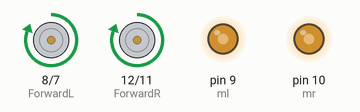
This sketch was run on a simulated Arduino Uno, built with avr-gcc and run on an emulated ATmega328P. On the bench: motor-driver pin pairs drawn as motors (green arrow = first pin HIGH = forward, orange = second pin HIGH = backward, longer = more drive), output pins drawn as LEDs (lit = HIGH).

Above: at 0.05 s.
At 4.0 s:
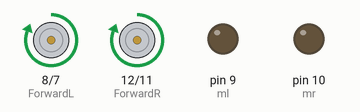
At 6.0 s:
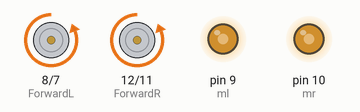
At 8.0 s:
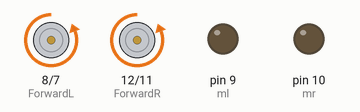
Timing chart, 0 to 10.4 s (numbered marks = the images above):
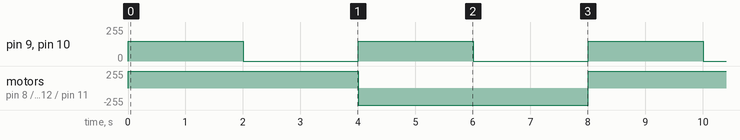

The sketch:

MotorTest.ino
```cpp
const int ForwardL = 8;
const int ReverseL = 7;
const int ForwardR = 12;
const int ReverseR = 11;
const int mr = 10;
const int ml = 9;

void setup() {
  pinMode(mr, OUTPUT);
  pinMode(ml, OUTPUT);
  pinMode(ForwardL, OUTPUT);
  pinMode(ForwardR, OUTPUT);
  pinMode(ReverseL, OUTPUT);
  pinMode(ReverseR, OUTPUT);
}

void loop() {

  digitalWrite(ForwardL, HIGH);
  digitalWrite(ReverseL, LOW);
  digitalWrite(ForwardR, HIGH);
  digitalWrite(ReverseR, LOW);
  analogWrite(ml, 150);
  analogWrite(mr, 150);
  delay(2000);

  analogWrite(ml, 0);
  analogWrite(mr, 0);
  delay(2000);

  digitalWrite(ForwardL, LOW);
  digitalWrite(ReverseL, HIGH);
  digitalWrite(ForwardR, LOW);
  digitalWrite(ReverseR, HIGH);
  analogWrite(ml, 150);
  analogWrite(mr, 150);
  delay(2000);

  analogWrite(ml, 0);
  analogWrite(mr, 0);
  delay(2000);

}
```

Measured:
- by itself, pin 9 (ml), pin 10 (mr): alternates 150/255 for 2.0 s and 0/255 for 2.0 s
- by itself, motor on pin 8 (ForwardL) / pin 7 (ReverseL), motor on pin 12 (ForwardR) / pin 11 (ReverseR): alternates forward 255/255 for 4.0 s and backward 255/255 for 4.0 s
